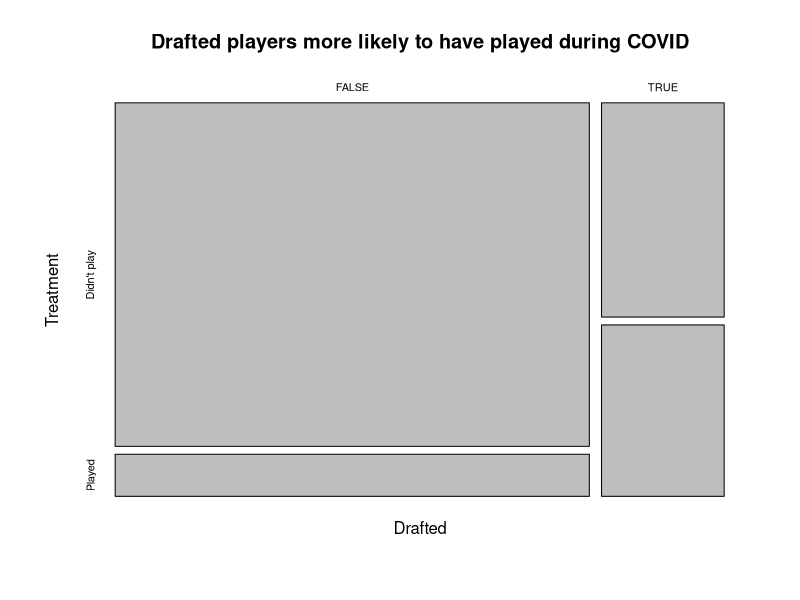
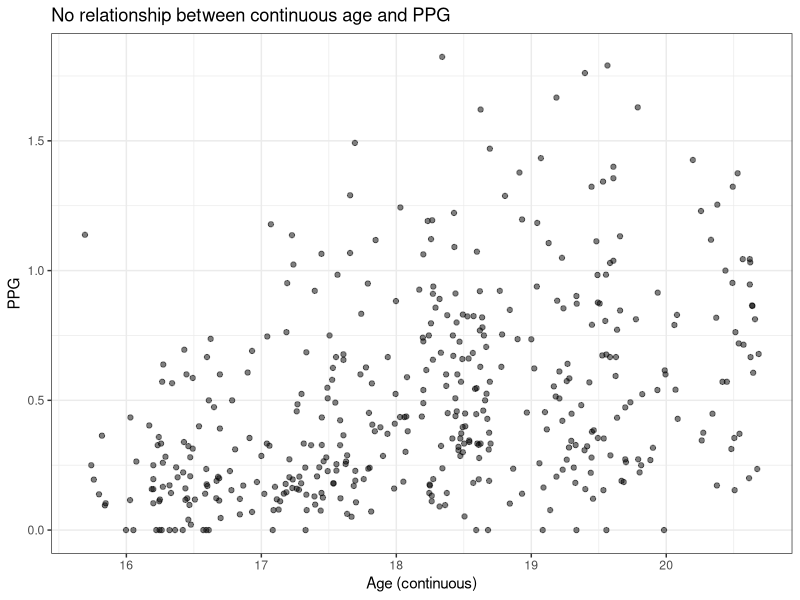
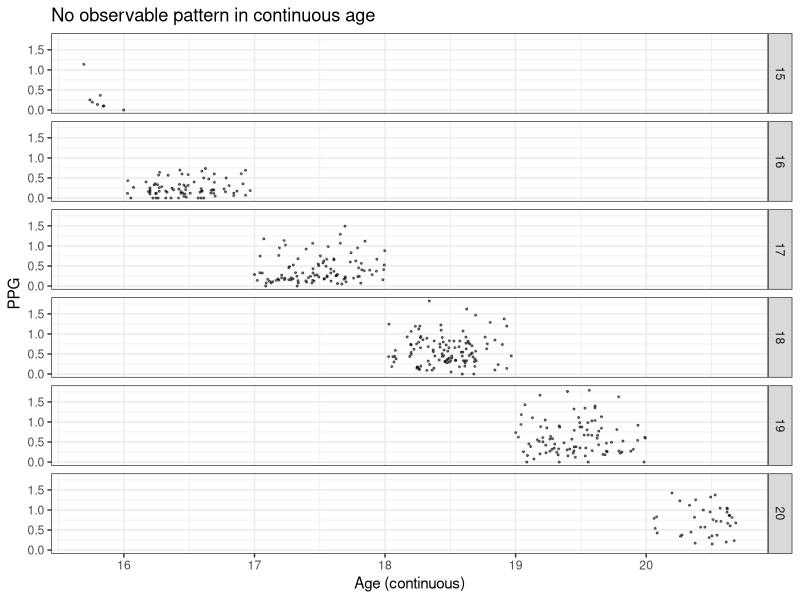
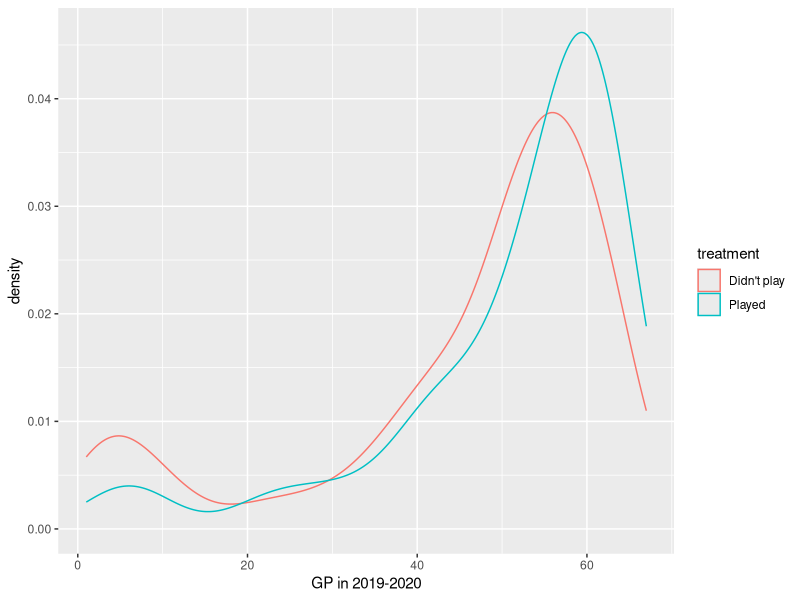
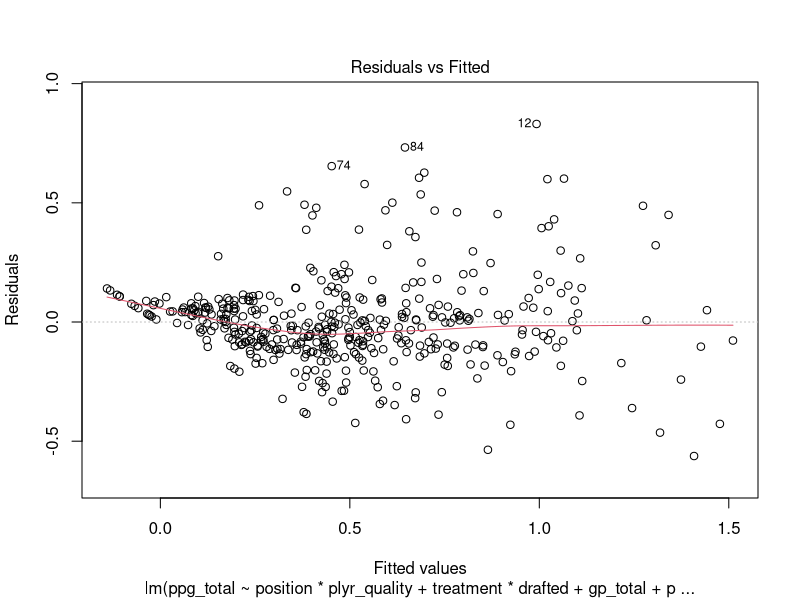
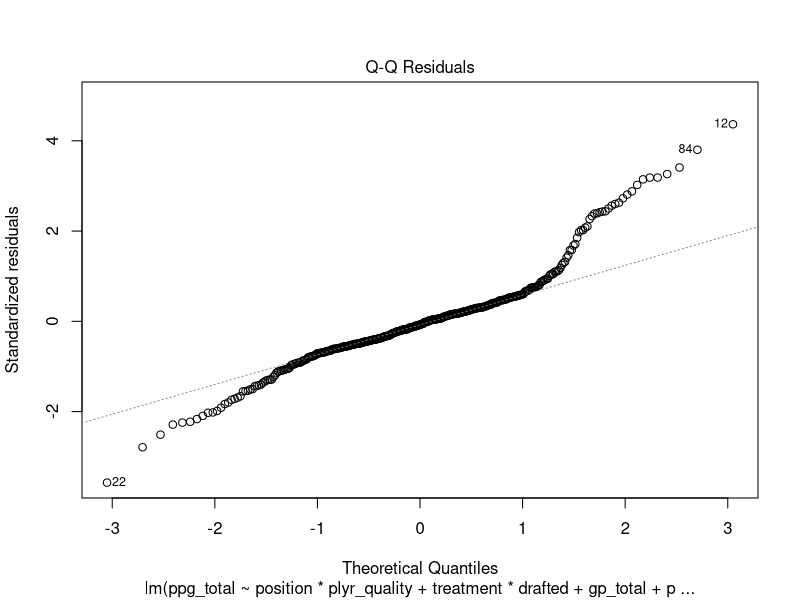
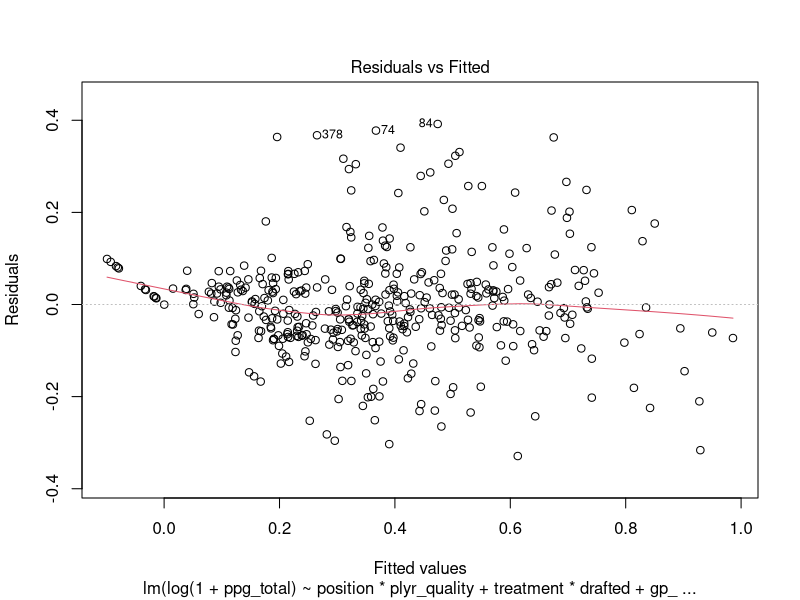
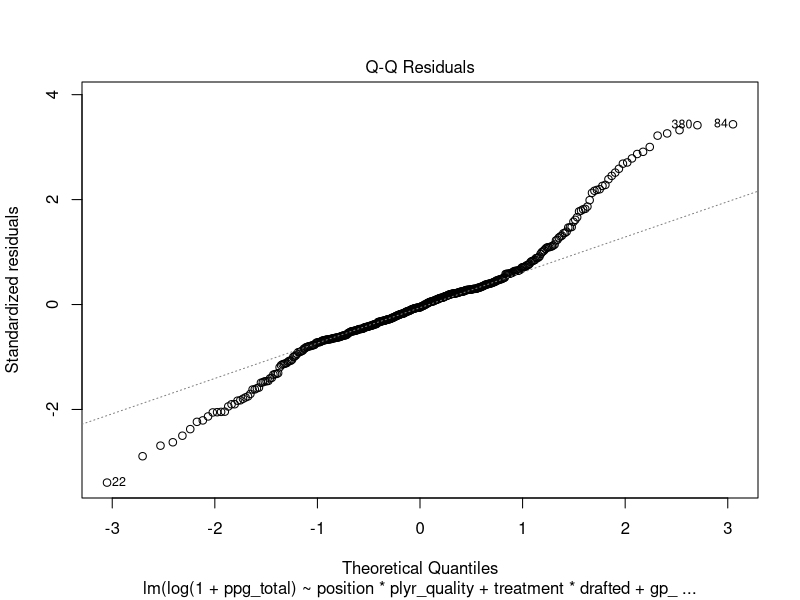

Write R code to recreate these figures, in order.
## ---- chunk 1
knitr::opts_chunk$set(echo = FALSE)
## ---- chunk 2
# load the packages
library(tidyverse)
library(patchwork)
library(lubridate)
library(ggridges)
library(RColorBrewer)
## ---- chunk 3
# load the data
library(readr)
sams_ohl_data_request <- #read_csv("C:/Users/jacki/Desktop/REU/hockey/sams_ohl_data_request.csv")
  read_csv("sams_ohl_data_request.csv")
#View(sams_ohl_data_request)

# filter years
recent <- sams_ohl_data_request %>% 
  filter(season %in% c("2019-2020", "2020-2021", "2021-2022"))

# add points per game columns
recent <- recent %>% 
  mutate(ppg = g/gp)

# add drafted y/n column 
recent <- recent %>% 
  mutate(got_drafted = case_when(!is.na(draft_year) ~ 'Yes',
                                 TRUE ~ 'No'))

# make dataframe of drafted players
drafted <- recent %>% 
  filter(!is.na(draft_year))

# only the 2020-2021 season
drafted2021 <- drafted %>% 
  filter(season == "2020-2021")
## ---- chunk 4
ohl <- read_csv("sams_ohl_data_request.csv")
ohl_covid <- ohl %>%
  filter(season %in% c("2019-2020","2020-2021", "2021-2022"))
## ---- chunk 5
## Add treatment var:

# Filtering only for players who played more than 10 games (should we combine number of games played across leagues?)
ohl_20_21 <- ohl %>%
  filter(season == "2020-2021", gp > 10)

# Split players up into treatment vs non-treatment
ohl_treatment <- ohl %>%
  filter(season %in% c("2019-2020", "2021-2022"), league == "OHL") %>%
  group_by(player_id, season) %>%
  mutate(ppg = sum(pts)/sum(gp),
         treatment = ifelse(player_id %in% ohl_20_21$player_id, "Played", "Didn't play")
  ) %>%
  ungroup()

plyr_quality <- ohl %>%
  filter(season == "2019-2020", league == "OHL") %>%
  group_by(player_id) %>%
  mutate(plyr_quality = sum(pts)/sum(gp)) %>%
  filter(duplicated(player_id) == FALSE) %>%
  ungroup() %>%
  select(player_id, plyr_quality)

ohl_pm <- ohl %>%
  filter(season %in% c("2019-2020", "2021-2022"), league == "OHL") %>%
  group_by(team_name, season) %>%
  arrange(team_name, season, desc(pm)) %>%
  mutate(pm_rank = 1:n(),
         pm_relative = pm - mean(pm)/mean(pm)
  ) %>%
  ungroup()

# We need to check that each player played in the OHL in 2019-2020 and 2021-2022
ohl_szn <- ohl_pm %>%
  group_by(player_id) %>%
  mutate(played_2019 = season == "2019-2020",
         played_2021 = season == "2021-2022",
         played_both_szn = sum(played_2019) & sum(played_2021)) %>%
  ungroup() %>%
  filter(played_both_szn == TRUE)

# add treatment variable through join
ohl_trt <- ohl_szn %>%
  left_join(select(ohl_treatment, player_id, season, team_name, treatment), by = c("player_id", "team_name", "season")) %>%
  mutate(ppg = pts/gp) 

# add age variable
ohl_age <- ohl_trt %>%
  group_by(player_id, season) %>%
  mutate(year = strsplit(season, "-")[[1]][1]) %>%
  mutate(age = trunc((dob %--% as.Date(paste0(year, "-9-15"))) / years(1)),
         age_continuous = (dob %--% as.Date(paste0(year, "-09-15"))) / years(1)
  ) %>%
  ungroup()
    
# add player quality
ohl_qlty <- ohl_age %>%
  left_join(plyr_quality, by = "player_id") %>%
  group_by(player_id, season) %>%
  mutate(ppg_total = sum(pts)/sum(gp),
         gp_total = sum(gp),
         pts_total = sum(pts)) %>%
  arrange(player_id, season, -plyr_quality) %>%
  filter(duplicated(player_id) == FALSE) %>%
  ungroup()

# were they drafted
ohl_filtered <- ohl_qlty %>%
  mutate(drafted = !is.na(draft_year)) %>%
  select(season, player_id, treatment, first_name, last_name, position, plyr_quality, age, gp_total, pts_total, ppg_total, drafted, draft_year, round, overall_pick_num, age_continuous, pm_relative, pm_rank, pm)

ohl_treatment_21_22 <- ohl_filtered %>%
  filter(season == "2021-2022")
## ---- chunk 6
#recent %>% 
 # select(team_name:pm) %>% 
  #head(5) %>% 
  #knitr::kable()
recent %>% 
  dplyr::select(team_name, season, league, gp, g, a, pts, pm) %>%
  head(5) %>% 
  knitr::kable()
## ---- chunk 7
#played vs didn't play
num_played <- nrow(filter(ohl_filtered, treatment == "Played"))
num_didnt <- nrow(filter(ohl_filtered, treatment == "Didn't play"))
print(paste0("proportion who played is ", round(num_played/nrow(ohl_filtered), 3)))
## ---- chunk 8
# drafted vs treatment
mosaicplot(table("Drafted" = ohl_filtered$drafted,
                 "Treatment" = ohl_filtered$treatment),
           main = "Drafted players more likely to have played during COVID",
           shade = FALSE)
## ---- chunk 9
#continuous age vs ppg
ggplot(ohl_filtered, aes(x = age_continuous, y = ppg_total)) +
  geom_point(alpha = .5) +
  labs(title = "No relationship between continuous age and PPG",
       x = "Age (continuous)",
       y = "PPG") +
  theme_bw()
ggplot(ohl_filtered, aes(x = age_continuous, y = ppg_total)) +
  geom_point(alpha = .5, size = .4) +
  facet_grid(rows = vars(age)) +
  labs(title = "No observable pattern in continuous age",
       x = "Age (continuous)",
       y = "PPG") +
  theme_bw()
## ---- chunk 10
# ggplot(ohl_filtered, aes(x = pm_relative, color = treatment)) +
#   geom_density() +
#   labs(title = "Players with better relative PM more likely to have played during COVID?")
# ggplot(ohl_filtered, aes(x = pm_rank, fill = treatment)) +
#   geom_bar() +
#   labs()
## ---- chunk 11
ggplot(filter(ohl_filtered, season == "2019-2020"), aes(x = gp_total, color = treatment)) +
  geom_density() +
  labs("Players who played more games in 2019-2020 more likely to have played during COVID?",
       x = "GP in 2019-2020")
## ---- chunk 12
mlr_interaction <- lm(ppg_total ~ position*plyr_quality + treatment*drafted + gp_total + plyr_quality*gp_total + plyr_quality*drafted + age_continuous*plyr_quality + season, data = ohl_filtered)
plot(mlr_interaction, which = c(1, 2))
summary(mlr_interaction)
## ---- chunk 13
mlr_log <- lm(log(1 + ppg_total) ~ position*plyr_quality + treatment*drafted + gp_total + plyr_quality*gp_total + plyr_quality*drafted + age_continuous*plyr_quality + season, data = ohl_filtered)
plot(mlr_log, which = c(1, 2))
summary(mlr_log)
## ---- chunk 14
mlr_sqrt <- lm(sqrt(1 + ppg_total) ~ position*plyr_quality + treatment*drafted + gp_total + plyr_quality*gp_total + plyr_quality*drafted + age_continuous*plyr_quality + season, data = ohl_filtered)
plot(mlr_sqrt, which = c(1, 2))
summary(mlr_sqrt)
## ---- chunk 15
# glm gamma distribution
# set.seed(2004)
ohl_filtered <- ohl_filtered %>%
  mutate(is_train = sample(rep(0:1, length.out = nrow(ohl_filtered))),
         ppg_alt = ppg_total + .001)

ohl_glm <- glm(ppg_alt ~ position + plyr_quality + treatment + drafted + gp_total + age_continuous + season,
                         data = ohl_filtered,
                         family = Gamma)
plot(ohl_glm, which = c(1, 2))
summary(ohl_glm)
## ---- chunk 16
# ohl_glm_interaction <- glm(ppg_alt ~ position*plyr_quality + treatment*drafted + gp_total + plyr_quality*gp_total + plyr_quality*drafted + age_continuous*plyr_quality + season, 
#                          data = ohl_filtered, 
#                          family = Gamma)
# plot(ohl_glm_interaction, which = c(1, 2))
# summary(ohl_glm_interaction)
## ---- chunk 17
ohl_glm_interaction <- glm(ppg_alt ~ position*plyr_quality + treatment*drafted + gp_total + plyr_quality*gp_total + plyr_quality*drafted + age_continuous*plyr_quality + season,
                         data = ohl_filtered,
                         family = Gamma(link = log))
plot(ohl_glm_interaction, which = c(1, 2))
summary(ohl_glm_interaction)
## ---- chunk 18
# GLM with gaussian log link
ohl_glm_interaction <- glm(ppg_alt ~ position*plyr_quality + treatment*drafted + gp_total + plyr_quality*gp_total + plyr_quality*drafted + age_continuous*plyr_quality + season, 
                         data = ohl_filtered, 
                         family = gaussian(link = log))
plot(ohl_glm_interaction, which = c(1, 2))
summary(ohl_glm_interaction)
## ---- chunk 19
# draft pick number on x-axis, gp on y-axis
drafted %>% 
  ggplot(aes(x = overall_pick_num, y = gp)) +
  geom_point(alpha = 0.5) +
  geom_smooth() +
  labs(x = "draft pick number", y = "games played") +
  theme_bw()
## ---- chunk 20
mosaicplot(table(recent$got_drafted, recent$season))
## ---- chunk 21
drafted %>% 
  ggplot(aes(x = gp)) +
  geom_density(aes(color = factor(round)), alpha = 0.3) +
  labs(x = "games played", color = "round drafted",
       caption = "Players drafted in any year.") +
  theme_bw() +
  facet_wrap(~season)
  #scale_color_brewer(palette = "BuPu", type = "seq", 
                    # direction = -1)
# still needs work -> thicken line
## ---- chunk 22
drafted %>% 
  ggplot(aes(x = gp)) +
  geom_density(color = "cornflowerblue") +
  labs(x = "games played", caption = "Players drafted in any year.") +
  theme_bw() +
  facet_wrap(~round)
## ---- chunk 23
recent %>% 
  ggplot(aes(x = gp)) +
  geom_density(aes(color = factor(got_drafted)), alpha = 0.3) +
  labs(x = "games played", color = "draft status",
       caption = "All players.") +
  theme_bw() +
  facet_wrap(~season)
## ---- chunk 24
goals <- drafted %>% 
  #filter(round %in% c(1, 4, 7)) %>% 
  ggplot(aes(x = g)) +
  geom_density(aes(color = factor(round)), size = .5) +
  labs(x = "goals", color = "round") +
  theme_bw() +
  theme(legend.position = "none") +
  facet_wrap(~position)

assists <- drafted %>% 
  #filter(round %in% c(1, 4, 7)) %>% 
  ggplot(aes(x = a)) +
  geom_density(aes(color = factor(round)), size = .5) +
  labs(x = "assists", color = "round") +
  theme_bw() +
  facet_wrap(~position)

# shown side-by-side
goals + assists
## ---- chunk 25
teams <- drafted2021 %>% 
  group_by(team_name) %>% 
  mutate(count_players = n()) %>% 
  filter(count_players >= 2)
rank2 <- recent %>%
  filter(league == "OHL") %>%
  group_by(team_name, season) %>%
  arrange(team_name, season, desc(pm)) %>%
  mutate(rank = 1:n()) %>%
  ungroup()
## ---- chunk 26
rank2 %>% 
  filter(team_name == "Ottawa 67's") %>%
  ggplot(aes(x = player_id, y = pm)) +
  geom_point() +
  geom_hline(aes(yintercept = mean(pm)), color = "red") +
  geom_hline(aes(yintercept = 0), color = "blue") +
  labs(title = "Ottawa 67's", subtitle = "Highest Player Plus-Minus", 
       y = "Plus-Minus") +
  theme_bw() +
  theme(axis.text.x = element_blank(), axis.ticks.x = element_blank(),
        axis.title.x = element_blank()) +
  facet_grid(~season)
## ---- chunk 27
rank2 %>% 
  filter(team_name == "North Bay Battalion") %>%
  ggplot(aes(x = player_id, y = pm)) +
  geom_point() +
  geom_hline(aes(yintercept = mean(pm)), color = "red") +
  geom_hline(aes(yintercept = 0), color = "blue") +
  labs(title = "North Bay Battalion", subtitle = "Lowest Player Plus-Minus", 
       y = "Plus-Minus") +
  theme_bw() +
  theme(axis.text.x = element_blank(), axis.ticks.x = element_blank(),
        axis.title.x = element_blank()) +
  facet_grid(~season)
## ---- chunk 28
rank2 %>% 
  filter(team_name == "Hamilton Bulldogs") %>%
  ggplot(aes(x = player_id, y = pm)) +
  geom_point() +
  geom_hline(aes(yintercept = mean(pm)), color = "red") +
  geom_hline(aes(yintercept = 0), color = "blue") +
  labs(title = "Hamilton Bulldogs", subtitle = "Median Player Plus-Minus", 
       y = "Plus-Minus") +
  theme_bw() +
  theme(axis.text.x = element_blank(), axis.ticks.x = element_blank(),
        axis.title.x = element_blank()) +
  facet_grid(~season)
## ---- chunk 29
teampm <- recent %>%
  filter(league == "OHL") %>%
  group_by(team_name, season) %>%
  arrange(team_name, season, desc(pm)) %>%
  summarize(team_pm = mean(pm))
teampm %>%
  ggplot(aes(x = team_name, y = team_pm)) +
  geom_point() +
  geom_hline(aes(yintercept = mean(team_pm)), color = "red") +
  geom_hline(aes(yintercept = 0), color = "blue") +
  #geom_text(aes(x = 1, y = -1, label = round(mean(team_pm), 2), vjust = -1)) +
  labs(title = "Team Plus-Minus", 
       y = "Plus-Minus") +
  theme_bw() +
  theme(axis.text.x = element_blank(), axis.ticks.x = element_blank(),
        axis.title.x = element_blank()) +
  facet_grid(~season)
## ---- chunk 30
rank2 %>% 
  ggplot(aes(x = factor(got_drafted), y = pm)) +
  geom_jitter(alpha = 0.4, position = position_jitter(0.2),
              color = "cornflowerblue") +
  labs(x = "Draft Status", y = "Plus-Minus", caption = "OHL data") +
  theme_bw()
## ---- chunk 31
recent %>% 
  ggplot(aes(x = factor(season), y = ppg)) +
  geom_jitter(alpha = 0.4, aes(color = position),
              position=position_jitter(0.2)) +
  labs(x = "Season", y = "Points Per Game") +
  theme_bw() +
  facet_wrap(~position) +
  theme(legend.position = "none")
## ---- chunk 32
recent %>% 
  ggplot(aes(x = factor(position), y = ppg)) +
  geom_jitter(alpha = 0.4, aes(color = season),
              position=position_jitter(0.2)) +
  labs(x = "Position", y = "Points Per Game") +
  theme_bw() +
  facet_wrap(~season) +
  theme(legend.position = "none")
